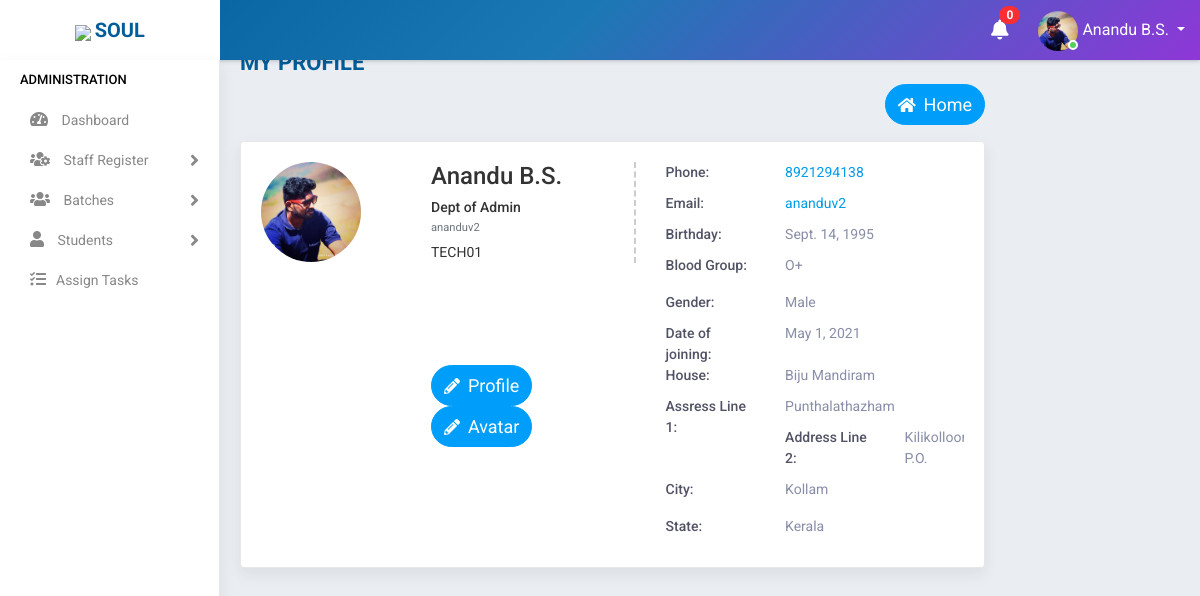
The page /profile/ (signed in) on the database as committed earlier.
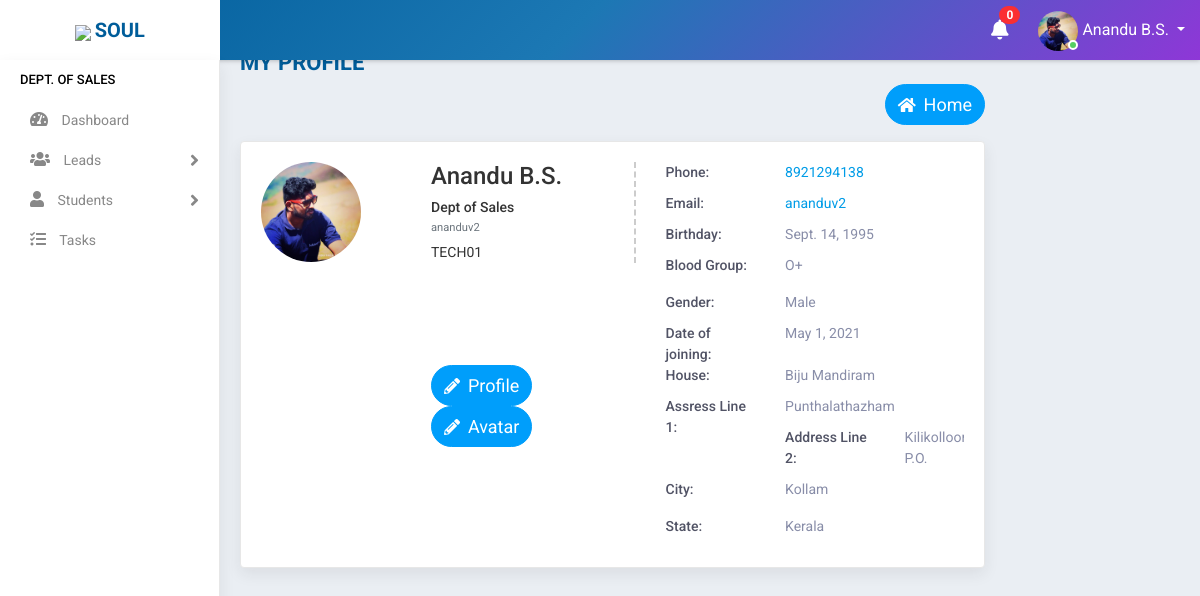
The same page on the database as committed later.
### accounts/models.py (models this page shows, shortened)
class Staff(models.Model):
    value= (
    ('1', 'Operations'),
    ('2', 'Sales'),
    ('3', 'Trainer'),
    ('4', 'Admin'),
    )
    state = (
    ('Andhra Pradesh','Andhra Pradesh'),
    ('Arunachal Pradesh','Arunachal Pradesh'),
    ('Assam','Assam'),
    ('Bihar','Bihar'),
    ('Chhattisgarh','Chattisgarh'),
    ('Goa','Goa'),
    ('Gujarat','Gujarat'),
    ('Haryana','Haryana'),
    ('Himachal Pradesh','Himachal Pradesh'),
    ('Jharkhand','Jharkhand'),
    ('Karnataka','Karnataka'),
    ('Kerala','Kerala'),
    ('Madhya Pradesh','Madhya Pradesh'),
    ('Maharashtra','Maharashtra'),
    ('Manipur','Manipur'),
    ('Meghalaya','Meghalaya'),
    ('Mizoram','Mizoram'),
    ('Nagaland','Nagaland'),
    ('Odisha','Odisha'),
    ('Rajasthan','Rajasthan'),
    ('Sikkim','Sikkim'),
    ('Tamil Nadu','Tamil Nadu'),
    ('Telangana','Telangana'),
    ('Tripura','Tripura'),
    ('Uttar Pradesh','Uttar Pradesh'),
    ('Uttarakhand','Uttarakhand'),
    ('West Bengal','West Bengal')
    )
    groups = (
        ('AB+', 'AB+'),
        ('AB-', 'AB-'),
        ('A+', 'A+'),
        ('A-', 'A-'),
        ('B+', 'B+'),
        ('B-', 'B-'),
        ('O+', 'O+'),
        ('O-', 'O-'),
        )
    user = models.OneToOneField(User,on_delete=models.CASCADE,null=True,blank=True)
    name = models.CharField(max_length=100,null=True, blank=True)
    empid = models.CharField(max_length=100,null=True, blank=True)
    mobile = models.CharField(max_length=10,null=True, blank=True)
    email = models.EmailField(max_length=200,null=True, blank=True)
    sex = models.CharField(max_length=10,null=True,choices=(('Male','Male'),('Female','Female')), blank=True)
    dob = models.DateField(null=True, blank=True)
    doj = models.DateField(null=True, blank=True)
    blood_group = models.CharField(max_length=100,null=True, blank=True,choices=groups)
    house = models.CharField(max_length=100,null=True, blank=True)
    street =models.CharField(max_length=100,null=True, blank=True)
    street2 =models.CharField(max_length=100,null=True, blank=True)
    city = models.CharField(max_length=100,null=True, blank=True)
    state = models.CharField(max_length=100,null=True,choices=state, blank=True)
    stype = models.CharField(max_length=100,null=True,choices=value, blank=True)
    status = models.CharField(max_length=20,choices=(('Active','Active'),('Inactive','Inactive')),default='Active')
    profile_pic = models.ImageField(null=True, blank=True,default="user-circle-solid.jpg")

### accounts/views.py (the view)
# urls.py: path('profile/', ProfileView.as_view(),name='profile'),
class ProfileView(View):
    def get(self, request):
        user=request.user
        if user.is_authenticated:
            note = Notification.objects.filter(receiver=user).filter(status="Not Read").order_by('-datetime')
            no_count = note.count()
            try:
                s= Staff.objects.get(user=user)
                return render(request,'accounts/profile.html',{'s':s,'no_count':no_count,'note':note})
            except:
                s= Student.objects.get(user=user)
                return render(request,'students/profile.html',{'s':s,'no_count':no_count,'note':note})
        else:
            return redirect('logout')

### accounts/templates/accounts/profile.html
{% extends 'accounts/main.html' %}
{% block content %}
    <div class="main-wrapper">
    {% include 'accounts/navbar.html' %}
    {% if s.stype == "1" %}
    {% include 'accounts/sidebar_operations.html' %}
    {% elif s.stype == "2" %}
    {% include 'accounts/sidebar_sales.html' %}
    {% elif s.stype == "3" %}
    {% include 'accounts/sidebar_trainer.html' %}
    {% elif s.stype == "4" %}
    {% include 'accounts/sidebar_admin.html' %}
    {% endif %}
            <div class="content container" style="padding-top:5%;padding-left: 5%;">
                        <div class="page-header">
                            <div class="row">
                                <div class="col-lg-7 col-md-12 col-sm-12 col-12">
                                    <h5 class="text-uppercase">my Profile</h5>
                                </div>
                                <div class="col-md-12 col-sm-12 col-12">
                                    <ul class="list-inline float-right">
                                        <li>
                                            <a href="{% url 'home' %}" class="btn btn-info " style="border-radius: 80px 80px 80px 80px ;color: white">
                                            <i class="fas fa-home"></i>&nbsp;&nbsp;<span style="font-size:18px">Home</span></a>
                                        </li>
                                    </ul>
                                </div>
                            </div>
                        </div>
                        <div class="card-box m-b-0">
                            <div class="row">
                                <div class="col-md-12">
                                    <div class="profile-view">
                                        <div class="profile-img-wrap">
                                            <div class="profile-img">
                                                <img class="avatar" src="{{request.user.staff.profile_pic.url}}" alt="">
                                            </div>
                                        </div>
                                        <div class="profile-basic">
                                            <div class="row">
                                                <div class="col-md-5">
                                                    <div class="profile-info-left">
                                                        <h3 class="user-name m-t-0">{{s.name}}</h3>
                                                        <h5 class="company-role m-t-0 m-b-0">Dept of {{s.get_stype_display}}</h5>
                                                        <small class="text-muted">{{request.user}}</small>
                                                        <div class="staff-id">{{s.empid}}</div>
                                                    </div>
                                                </div>
                                                <div class="col-md-7">
                                                    <ul class="personal-info">
                                                        <li>
                                                            <span class="title">Phone:</span>
                                                            <span class="text"><a href="">{{s.mobile}}</a></span>
                                                        </li>
                                                        <li>
                                                            <span class="title">Email:</span>
                                                            <span class="text"><a href=""><span class="__cf_email__"
                                                                        data-cfemail="7d17181b1b180f04100a12131a3d18051c100d1118531e1210">{{request.user}}</span></a></span>
                                                        </li>
                                                        <li>
                                                            <span class="title">Birthday:</span>
                                                            <span class="text">{{s.dob}}</span>
                                                        </li>
                                                        <li>
                                                            <span class="title">Blood Group:</span>
                                                            <p class="text">{{s.blood_group}}</p>
                                                        </li>
                                                        <li>
                                                            <span class="title">Gender:</span>
                                                            <span class="text">{{s.sex}}</span>
                                                        </li>
                                                        <li>
                                                            <span class="title">Date of joining:</span>
                                                            <span class="text">{{s.doj}}</span>
                                                        </li>
                                                    </ul>
                                                </div>
                                                <div class="col-md-5">
                                                    <ul class="personal-info">
                                                        <li>
                                                            <a href="{% url 'profile_update' %}" class="btn btn-info " style="border-radius: 80px 80px 80px 80px ;color: white">
                                                            <i class="fas fa-pencil-alt"></i>&nbsp;&nbsp;<span style="font-size:18px">Profile</span></a>
                                                            <a href="{% url 'profile_pic_update' %}" class="btn btn-info " style="border-radius: 80px 80px 80px 80px ;color: white">
                                                            <i class="fas fa-pencil-alt"></i>&nbsp;&nbsp;<span style="font-size:18px">Avatar</span></a>
                                                        </li>
                                                    </ul>
                                                </div>
                                                <div class="col-md-7">
                                                    <ul class="personal-info">
                                                        <li>
                                                            <span class="title">House:</span>
                                                            <span class="text">{{s.house}}</span>
                                                        </li>
                                                        <li>
                                                            <span class="title">Assress Line 1:</span>
                                                            <span class="text">{{s.street}}</span></span>
                                                        </li>
                                                        <li>
                                                            <span class="title">Address Line 2:</span>
                                                            <span class="text">{{s.street2}}</span>
                                                        </li>
                                                        <li>
                                                            <span class="title">City:</span>
                                                            <p class="text">{{s.city}}</p>
                                                        </li>
                                                        <li>
                                                            <span class="title">State:</span>
                                                            <span class="text">{{s.state}}</span>
                                                        </li>
                                                    </ul>
                                                </div>
                                            </div>
                                        </div>
                                    </div>
                                </div>
                            </div>
            </div>
{% endblock %}

### accounts/templates/accounts/navbar.html (shortened to what this page needs)
<div class="header">
    <div class="header-left">
        <a href="https://www.teqstories.com" class="logo">
            <img src="https://www.teqstories.com/assets/images/Blue.png" style="height: 40px;width:auto;">
            <span class="text-uppercase"><b>Soul</b></span>
        </a>
    </div>
    <div class="page-title-box float-left">
    </div>
    <ul class="nav user-menu float-right">
        {% include 'accounts/mini/notify.html' %}
        <li class="nav-item dropdown has-arrow">
            <a href="#" class="dropdown-toggle nav-link user-link" data-toggle="dropdown">
                <span class="user-img">
                    {% if request.user.staff.profile_pic %}
                    <img class="rounded-circle" src="{{request.user.staff.profile_pic.url}}" width="40" height="40" alt="Admin">
                    {% endif %}
                    <span class="status online"></span></span>
                <span>{{request.user.staff.name|title}}</span>
            </a>
        </li>
    </ul>
</div>

Rows that differ between the two databases and show on the page:
changed Staff "Anandu B.S.": stype "Admin" → "Sales"
Other text that changed with them:
text no longer shown: "ADMINISTRATION Staff Register Batches Assign Tasks"
text now shown: "DEPT. OF SALES Leads Tasks"
